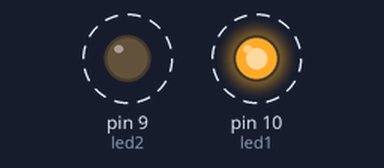
The sketch below on a simulated Arduino Uno, built with avr-gcc and run on an emulated ATmega328P. On the bench: output pins drawn as LEDs (lit = HIGH). Dashed ring = blinking.

Above: at 0.2 s.
Timing chart, 0 to 3.0 s (numbered marks = the images above):
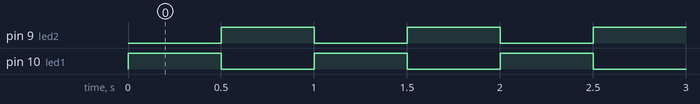

Measured:
- by itself, pin 9 (led2), pin 10 (led1): alternates HIGH for 0.50 s and LOW for 0.50 s

The sketch:

Project_2_LED_Blink_changeable.ino
```cpp
int led1 = 10;
int led2 = 9;

void setup() {
  pinMode(led1, OUTPUT); // set pin 10 to output
  pinMode(led2, OUTPUT); // set pin 9 to output
}

void loop() {
  // led1 on and led2 off
  digitalWrite(led1, HIGH);
  digitalWrite(led2, LOW);
  delay(500);
  // led1 off and led2 on
  digitalWrite(led1, LOW);
  digitalWrite(led2, HIGH);
  delay(500);
}
```
